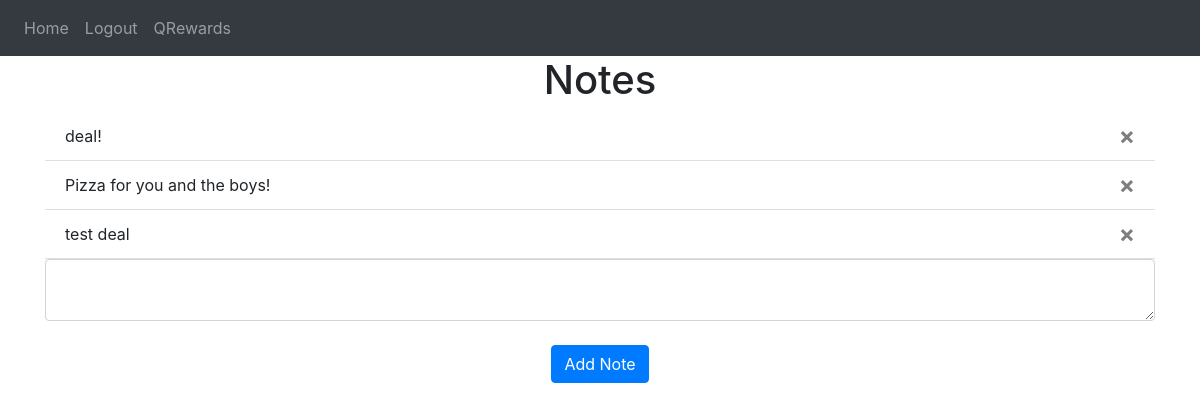
/ (signed in), run on an earlier commit of the app's database.
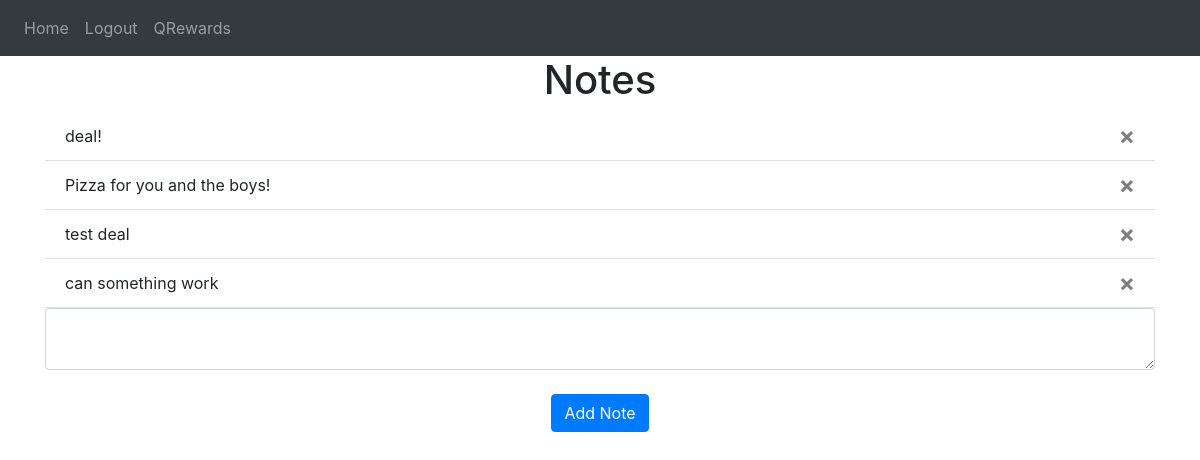
And on a later commit of the database.
### website/models.py (models this page shows)
class Note(db.Model):
    id = db.Column(db.Integer, primary_key=True)
    data = db.Column(db.String(10000))
    date = db.Column(db.DateTime(timezone=True), default=func.now())
    user_id = db.Column(db.Integer, db.ForeignKey('user.id'))

### website/views.py (the view, shortened to what this page needs)
@views.route('/', methods=['GET', 'POST'])
@login_required
def home():
    return render_template("home.html", user=current_user)

### website/templates/home.html
{% extends "base.html" %} {% block title %}Home{% endblock %} {% block content
%}
<h1 align="center">Notes</h1>
<ul class="list-group list-group-flush" id="notes">
  {% for note in user.notes %}
  <li class="list-group-item">
    {{ note.data }}
    <button type="button" class="close" onClick="deleteNote({{ note.id }})">
      <span aria-hidden="true">&times;</span>
    </button>
  </li>
  {% endfor %}
</ul>
<form method="POST">
  <textarea name="note" id="note" class="form-control"></textarea>
  <br />
  <div align="center">
    <button type="submit" class="btn btn-primary">Add Note</button>
  </div>
</form>
{% endblock %}

### website/templates/base.html (shortened to what this page needs)
<!DOCTYPE html>
<html>
  <head>
    <link
      rel="stylesheet"
      href="https://stackpath.bootstrapcdn.com/bootstrap/4.4.1/css/bootstrap.min.css"
    />
    <link
      rel="stylesheet"
      href="https://stackpath.bootstrapcdn.com/font-awesome/4.7.0/css/font-awesome.min.css"
    />
  </head>
  <body>
    <nav class="navbar navbar-expand-lg navbar-dark bg-dark">
      <div class="collapse navbar-collapse" id="navbar">
        <div class="navbar-nav">
          {% if user.is_authenticated %}
          <a class="nav-item nav-link" id="home" href="/">Home</a>
          <a class="nav-item nav-link" id="logout" href="/logout">Logout</a>
          <a class="nav-item nav-link" id="qreward" href="/qrewards">QRewards</a>
          {% else %}
          <a class="nav-item nav-link" id="login" href="/login">Login</a>
          <a class="nav-item nav-link" id="signUp" href="/sign-up">Sign Up</a>
          <a class="nav-item nav-link" id="qrewards" href="/qrewards">QRewards</a>
          {% endif %}
        </div>
      </div>
    </nav>
    <div class="container">{% block content %} {% endblock %}</div>
  </body>
</html>

What changed in the data, as far as the page shows it:
added Note: data "can something work"
